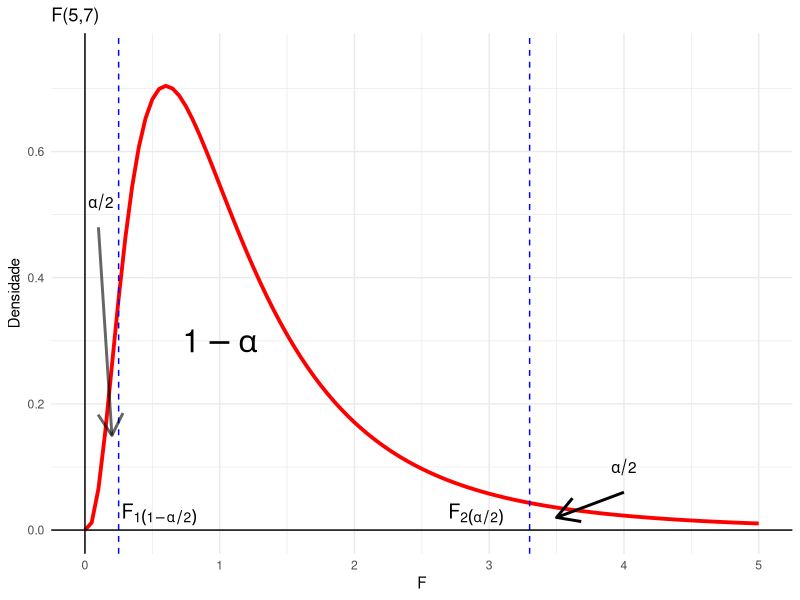
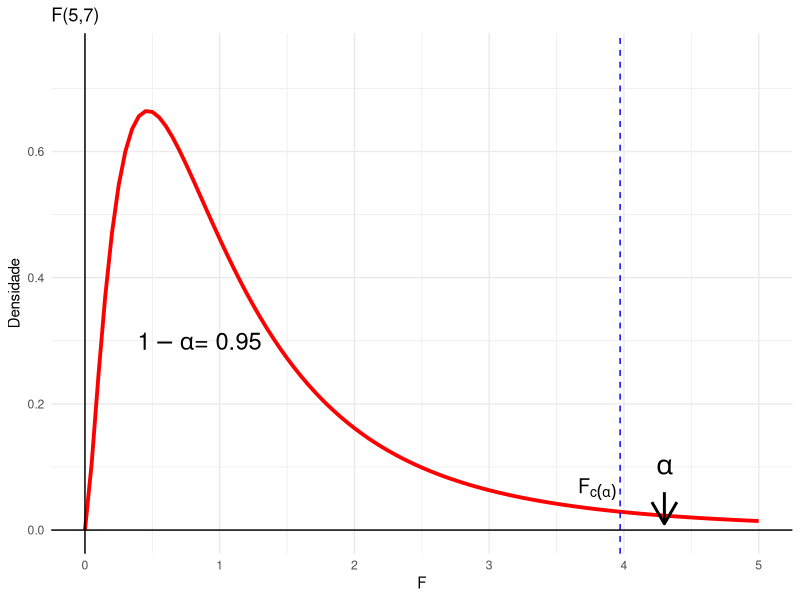
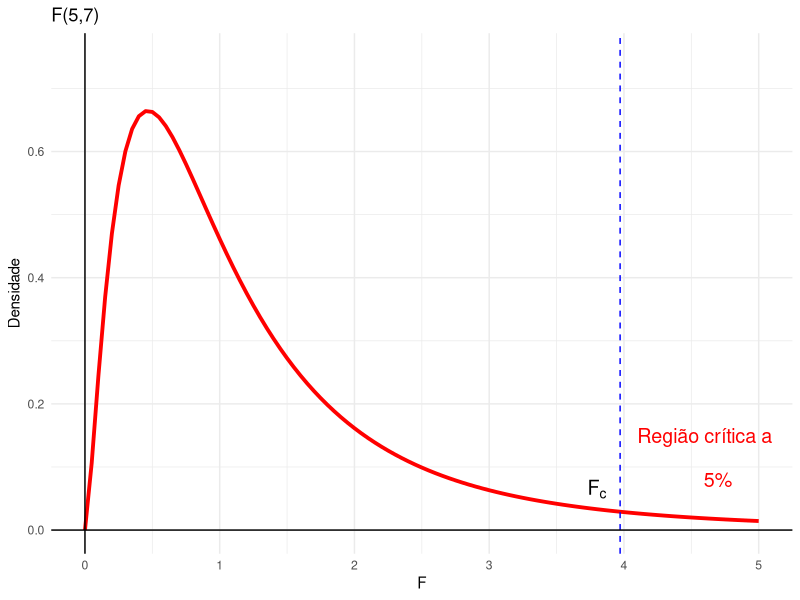
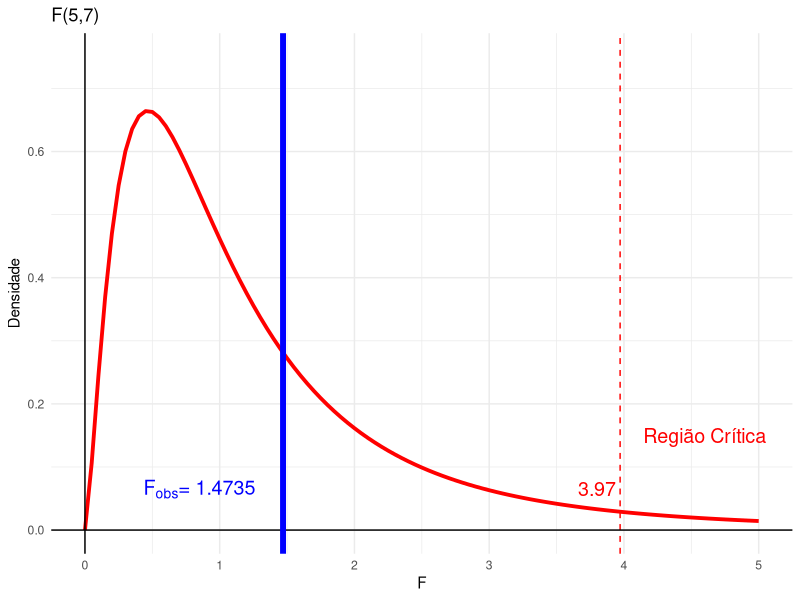
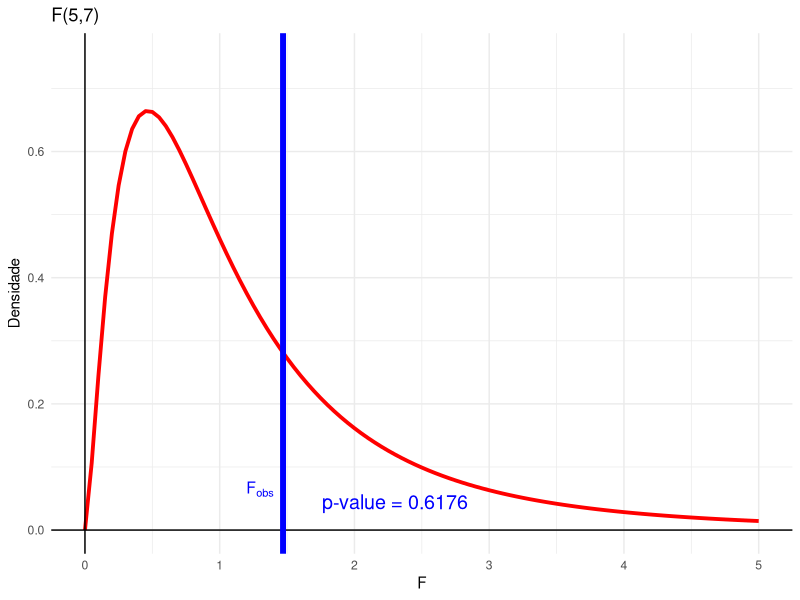
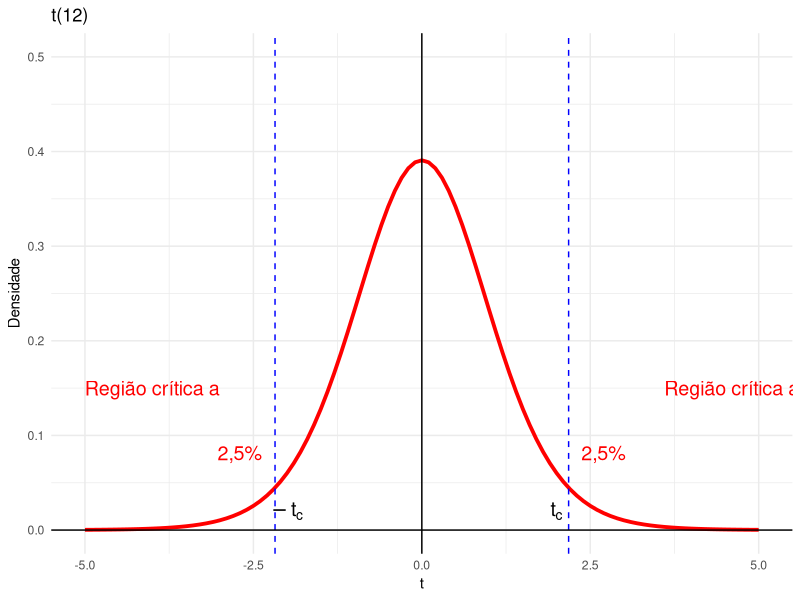
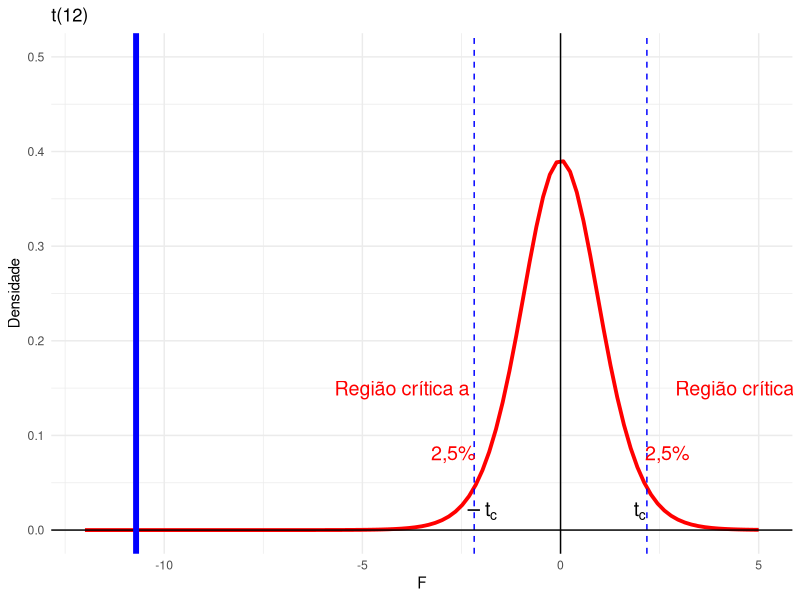
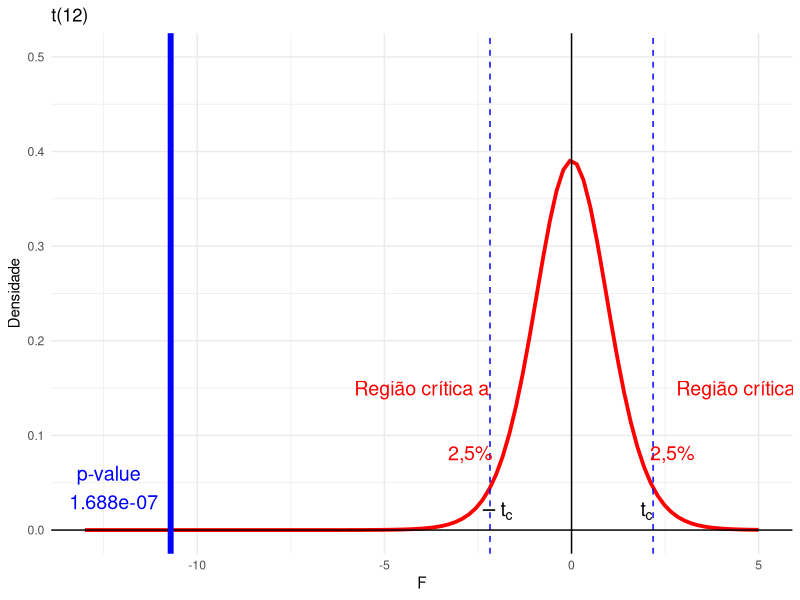

Write R code to recreate these figures, in order.
## ---- chunk 1
library(tidyverse)
data.frame(x=0,y=1) %>% 
  ggplot(aes(x=x,y=y)) + 
  stat_function(fun = function(.x) df(.x,8,8),lwd=1.3,col="red")+
  xlim(0,5)+ ylim(0,.75)+
  geom_vline(xintercept = c(0.25,3.3),col="blue",lty=2) +theme_minimal()+
  geom_vline(xintercept = 0)+geom_hline(yintercept = 0)+
  annotate('text', label = expression(alpha/2), x = 0.12, y = .52)+ 
  annotate("segment", x = 0.10, xend = 0.2, y = .48, yend = .15, 
           colour = "black", size=1, alpha=0.6, arrow=arrow()) +
  annotate('text', label = expression(alpha/2), x = 4, y = .1)+
  annotate("segment", x = 4, xend = 3.5, y = .06, yend = .02, 
           colour = "black", size=1, alpha=1, arrow=arrow()) +
  labs(y="Densidade",x="F", title = "F(5,7)")+
  annotate('text', label = expression(1 - alpha), x = 1, y = .3,size=8)+
  annotate('text', label = expression(F[1(1-alpha/2)]), x = .55, y = 0.025,size=5)+
  annotate('text', label = expression(F[2(alpha/2)]), x = 2.9, y = 0.025,size=5)

## ---- chunk 2
qf(0.95,5,7) # F2
qf(0.05,5,7) # F1
## ---- chunk 3
data.frame(x=0,y=1) %>% 
  ggplot(aes(x=x,y=y)) + 
  stat_function(fun = function(.x) df(.x,5,7),lwd=1.3,col="red")+
  xlim(0,5)+ ylim(0,.75)+
  geom_vline(xintercept = qf(0.95,5,7),col="blue",lty=2) +theme_minimal()+
  geom_vline(xintercept = 0)+geom_hline(yintercept = 0)+
  annotate('text', label = expression(alpha), x = 4.3, y = .1,size=7)+
  annotate("segment", x = 4.3, xend = 4.3, y = .06, yend = .01, 
           colour = "black", size=1, alpha=1, arrow=arrow()) +
  labs(y="Densidade",x="F", title = "F(5,7)")+
  annotate('text', label = expression(paste(1 - alpha,"= 0.95")), x = .85, y = .3,size=6)+
    annotate('text', label = expression(F[c(alpha)]), x = 3.8, y = 0.065,size=5)
## ---- chunk 4
data.frame(x=0,y=1) %>% 
  ggplot(aes(x=x,y=y)) + 
  stat_function(fun = function(.x) df(.x,5,7),lwd=1.3,col="red")+
  xlim(0,5)+ ylim(0,.75)+
  geom_vline(xintercept = qf(0.95,5,7),col="blue",lty=2) +theme_minimal()+
  geom_vline(xintercept = 0)+geom_hline(yintercept = 0)+
  annotate('text', label = expression(paste("5%")), x = 4.7, y = .08,size=5,col="red")+
  labs(y="Densidade",x="F", title = "F(5,7)")+
     annotate('text', label = expression(F[c]), x = 3.8, y = 0.065,size=5)+  
  annotate('text', label = "Região crítica a", x = 4.6, y = 0.15,size=5,col="red")
## ---- chunk 5
data.frame(x=0,y=1) %>% 
  ggplot(aes(x=x,y=y)) + 
  stat_function(fun = function(.x) df(.x,5,7),lwd=1.3,col="red")+
  xlim(0,5)+ ylim(0,.75)+
  geom_vline(xintercept = qf(0.95,5,7),col="red",lty=2) +theme_minimal()+
  geom_vline(xintercept = 0)+geom_hline(yintercept = 0)+
  labs(y="Densidade",x="F", title = "F(5,7)")+
  annotate('text', label = expression(3.97), x = 3.8, y = 0.065,size=5,col="red")+
  geom_vline(xintercept = 1.47,col="blue",lwd=2) + 
  annotate('text', label = expression(paste(F[obs],"= 1.4735")), x = 0.85, y = 0.065,size=5,col="blue")+
  annotate('text', label = "Região Crítica", x = 4.6, y = 0.15,size=5,col="red")
## ---- chunk 6
# Construir os vetores de dados
vA<- c(1470,1920,2340,2100,1920,1480)
vB<- c(3260,3990,4050,3420,3510,3880,3550,3660)

# Aplicar o teste de variâncias
var.test(vA,vB,conf.level = 0.95)
## ---- chunk 7
data.frame(x=0,y=1) %>% 
  ggplot(aes(x=x,y=y)) + 
  stat_function(fun = function(.x) df(.x,5,7),lwd=1.3,col="red")+
  xlim(0,5)+ ylim(0,.75)+
  theme_minimal()+
  geom_vline(xintercept = 0)+geom_hline(yintercept = 0)+
  labs(y="Densidade",x="F", title = "F(5,7)")+
  geom_vline(xintercept = 1.47,col="blue",lwd=2) + 
  annotate('text', label = expression(paste(F[obs])), x = 1.3, y = 0.065,size=4,col="blue") +
  annotate('text', label = "p-value = 0.6176", x = 2.3, y = 0.045,size=5,col="blue")

## ---- chunk 8
sqrt(((6-1)*118176.7+(8-1)*80200)/(6-1+8-1))

## ---- chunk 9
(1871.667-3665)/(309.8768*sqrt(1/6+1/8))
## ---- chunk 10
data.frame(x=0,y=1) %>% 
  ggplot(aes(x=x,y=y)) + 
  stat_function(fun = function(.x) dt(.x,12),lwd=1.3,col="red")+
  xlim(-5,5)+ ylim(0,.5)+
  geom_vline(xintercept = qt(c(0.025,0.975),12),col="blue",lty=2) +theme_minimal()+
  geom_vline(xintercept = 0)+geom_hline(yintercept = 0)+
  annotate('text', label = expression(paste("2,5%")), x = 2.7, y = .08,size=5,col="red")+
  annotate('text', label = expression(paste("2,5%")), x = -2.7, y = .08,size=5,col="red")+
  labs(y="Densidade",x="t", title = "t(12)")+
  annotate('text', label = expression(t[c]), x = 2, y = 0.02,size=5)+
  annotate('text', label = expression(-t[c]), x = -2, y = 0.02,size=5)+
  annotate('text', label = "Região crítica a", x = 4.6, y = 0.15,size=5,col="red")+
  annotate('text', label = "Região crítica a", x = -4, y = 0.15,size=5,col="red")
## ---- chunk 11
data.frame(x=0,y=1) %>% 
  ggplot(aes(x=x,y=y)) + 
  stat_function(fun = function(.x) dt(.x,12),lwd=1.3,col="red")+
  xlim(-12,5)+ ylim(0,.5)+
  geom_vline(xintercept = qt(c(0.025,0.975),12),col="blue",lty=2) +theme_minimal()+
  geom_vline(xintercept = 0)+geom_hline(yintercept = 0)+
  annotate('text', label = expression(paste("2,5%")), x = 2.7, y = .08,size=5,col="red")+
  annotate('text', label = expression(paste("2,5%")), x = -2.7, y = .08,size=5,col="red")+
  labs(y="Densidade",x="F", title = "t(12)")+
  annotate('text', label = expression(t[c]), x = 2, y = 0.02,size=5)+
  annotate('text', label = expression(-t[c]), x = -2, y = 0.02,size=5)+
  annotate('text', label = "Região crítica a", x = 4.6, y = 0.15,size=5,col="red")+
  annotate('text', label = "Região crítica a", x = -4, y = 0.15,size=5,col="red")+
  geom_vline(xintercept = -10.71,col="blue",lwd=2) 
## ---- chunk 12
# Construir os vetores de dados
vA<- c(1470,1920,2340,2100,1920,1480)
vB<- c(3260,3990,4050,3420,3510,3880,3550,3660)

# Aplicar o teste de Médias, pelo teste t

t.test(vA,vB,
       alternative = "t", # use t para bilateral, "l" para unilateral a esquerda e "g" para unilateral a direita
       var.equal = TRUE,  # TRUE se as variância forem iguais, caso contrário, FALSE
       conf.level = 0.95) # Nível de confiança do teste
## ---- chunk 13
data.frame(x=0,y=1) %>% 
  ggplot(aes(x=x,y=y)) + 
  stat_function(fun = function(.x) dt(.x,12),lwd=1.3,col="red")+
  xlim(-13,5)+ ylim(0,.5)+
  geom_vline(xintercept = qt(c(0.025,0.975),12),col="blue",lty=2) +theme_minimal()+
  geom_vline(xintercept = 0)+geom_hline(yintercept = 0)+
  annotate('text', label = expression(paste("2,5%")), x = 2.7, y = .08,size=5,col="red")+
  annotate('text', label = expression(paste("2,5%")), x = -2.7, y = .08,size=5,col="red")+
  labs(y="Densidade",x="F", title = "t(12)")+
  annotate('text', label = expression(t[c]), x = 2, y = 0.02,size=5)+
  annotate('text', label = expression(-t[c]), x = -2, y = 0.02,size=5)+
  annotate('text', label = "Região crítica a", x = 4.6, y = 0.15,size=5,col="red")+
  annotate('text', label = "Região crítica a", x = -4, y = 0.15,size=5,col="red")+
  geom_vline(xintercept = -10.71,col="blue",lwd=2)+
  annotate('text', label = "p-value \n 1.688e-07", x = -12.3, y = 0.045,size=5,col="blue")

